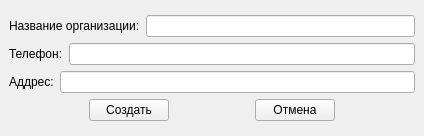
<?xml version="1.0" encoding="UTF-8"?>
<ui version="4.0">
 <class>CreateSupplaerWindow</class>
 <widget class="QMainWindow" name="CreateSupplaerWindow">
  <property name="geometry">
   <rect>
    <x>0</x>
    <y>0</y>
    <width>424</width>
    <height>136</height>
   </rect>
  </property>
  <property name="windowTitle">
   <string>MainWindow</string>
  </property>
  <widget class="QWidget" name="centralwidget">
   <layout class="QVBoxLayout" name="verticalLayout_2">
    <item>
     <layout class="QVBoxLayout" name="verticalLayout">
      <item>
       <layout class="QHBoxLayout" name="horizontalLayout">
        <item>
         <widget class="QLabel" name="label">
          <property name="text">
           <string>Название организации:</string>
          </property>
         </widget>
        </item>
        <item>
         <widget class="QLineEdit" name="name_line"/>
        </item>
       </layout>
      </item>
      <item>
       <layout class="QHBoxLayout" name="horizontalLayout_2">
        <item>
         <widget class="QLabel" name="label_2">
          <property name="text">
           <string>Телефон:</string>
          </property>
         </widget>
        </item>
        <item>
         <widget class="QLineEdit" name="phone_line"/>
        </item>
       </layout>
      </item>
      <item>
       <layout class="QHBoxLayout" name="horizontalLayout_3">
        <item>
         <widget class="QLabel" name="label_3">
          <property name="text">
           <string>Аддрес:</string>
          </property>
         </widget>
        </item>
        <item>
         <widget class="QLineEdit" name="addres_line"/>
        </item>
       </layout>
      </item>
      <item>
       <layout class="QHBoxLayout" name="horizontalLayout_5">
        <item>
         <spacer name="horizontalSpacer">
          <property name="orientation">
           <enum>Qt::Horizontal</enum>
          </property>
          <property name="sizeHint" stdset="0">
           <size>
            <width>40</width>
            <height>20</height>
           </size>
          </property>
         </spacer>
        </item>
        <item>
         <widget class="QPushButton" name="create_btn">
          <property name="text">
           <string>Создать</string>
          </property>
         </widget>
        </item>
        <item>
         <spacer name="horizontalSpacer_2">
          <property name="orientation">
           <enum>Qt::Horizontal</enum>
          </property>
          <property name="sizeHint" stdset="0">
           <size>
            <width>40</width>
            <height>20</height>
           </size>
          </property>
         </spacer>
        </item>
        <item>
         <widget class="QPushButton" name="cancel_btn">
          <property name="text">
           <string>Отмена</string>
          </property>
         </widget>
        </item>
        <item>
         <spacer name="horizontalSpacer_3">
          <property name="orientation">
           <enum>Qt::Horizontal</enum>
          </property>
          <property name="sizeHint" stdset="0">
           <size>
            <width>40</width>
            <height>20</height>
           </size>
          </property>
         </spacer>
        </item>
       </layout>
      </item>
     </layout>
    </item>
   </layout>
  </widget>
 </widget>
 <resources/>
 <connections/>
</ui>
